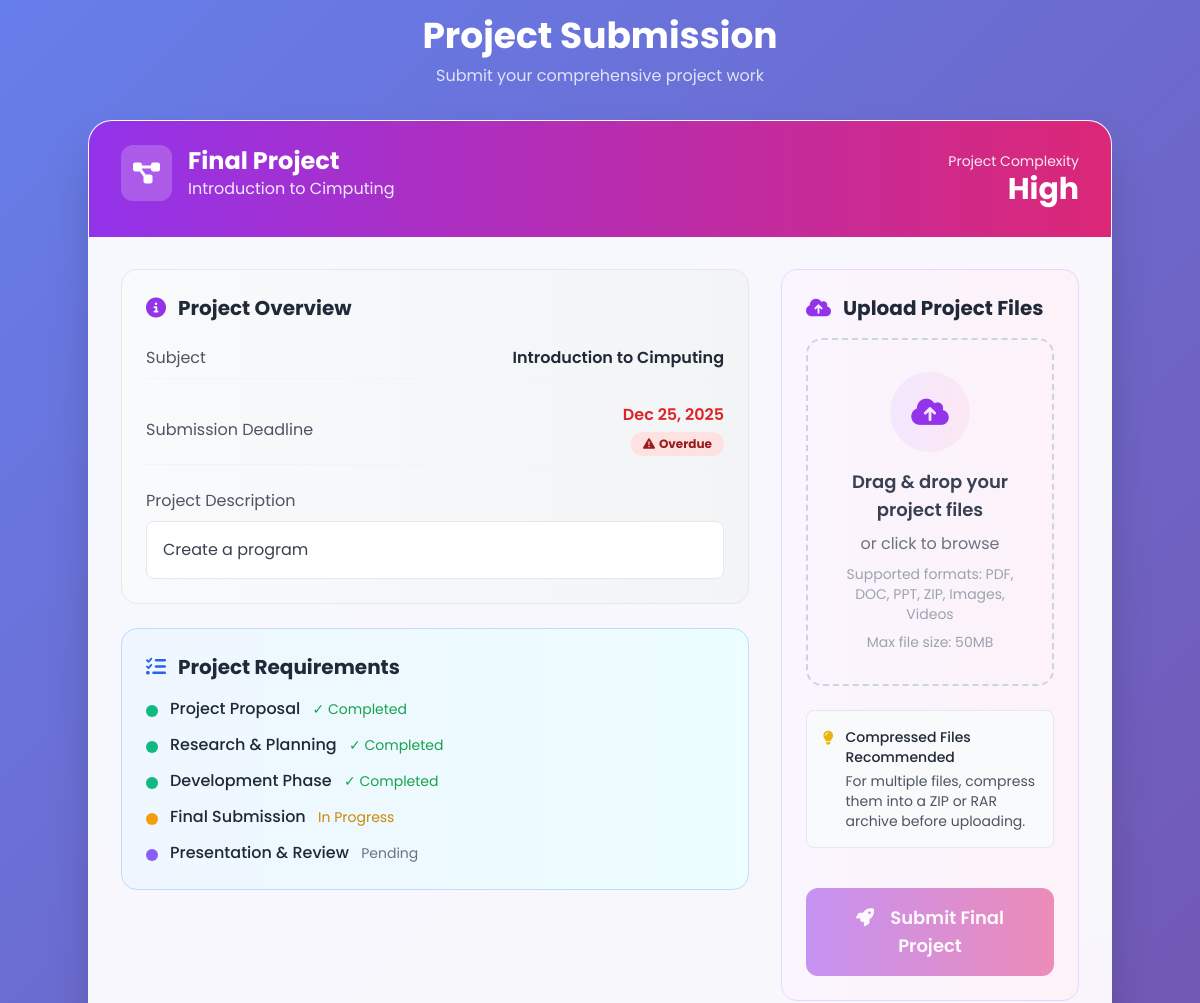
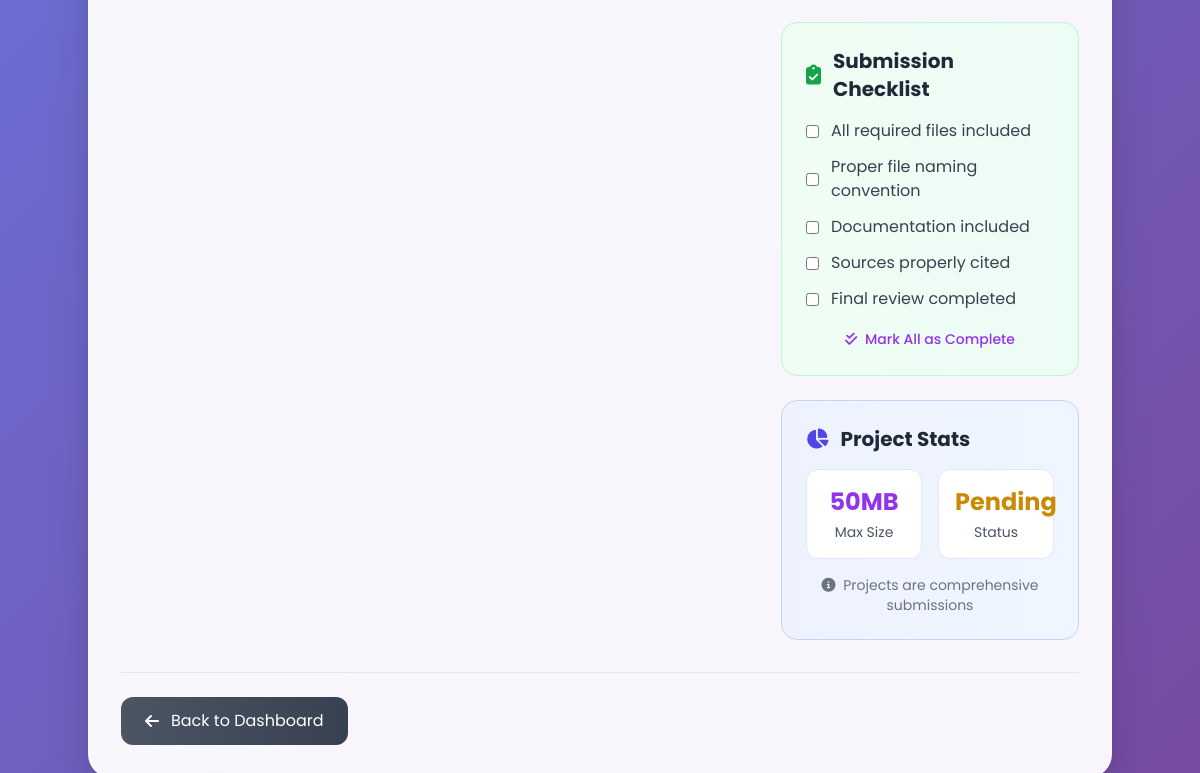
Page /Public/submit_project.php?id=2 (signed in) on the committed database (2 pictures, top to bottom).
### tables this page shows
CREATE TABLE `projects` (
  `id` int(11) NOT NULL,
  `subject_id` int(11) NOT NULL,
  `title` varchar(255) DEFAULT NULL,
  `name` varchar(255) NOT NULL,
  `description` text DEFAULT NULL,
  `due_date` date DEFAULT NULL,
  `created_by` int(11) DEFAULT NULL,
  `created_at` timestamp NOT NULL DEFAULT current_timestamp(),
  `total_points` int(11) DEFAULT 100,
  `is_active` tinyint(4) DEFAULT 1,
  `updated_at` timestamp NOT NULL DEFAULT current_timestamp()
);

CREATE TABLE `subjects` (
  `id` int(11) NOT NULL,
  `name` varchar(100) NOT NULL,
  `code` varchar(100) NOT NULL,
  `description` varchar(200) NOT NULL,
  `teacher_id` int(11) NOT NULL,
  `created_at` timestamp NOT NULL DEFAULT current_timestamp(),
  `updated_at` datetime NOT NULL DEFAULT current_timestamp(),
  `is_active` tinyint(4) DEFAULT 1
);

### Public/submit_project.php (the view, shortened to what this page needs)
<?php
require_once __DIR__ . '/../includes/auth.php';
$student_id = $_SESSION['user']['id'];
$project_id = $_GET['id'] ?? null;
$stmt = $pdo->prepare("SELECT p.*, s.name as subject_name FROM projects p JOIN subjects s ON p.subject_id = s.id WHERE p.id = ?");
$stmt->execute([$project_id]);
$project = $stmt->fetch();
$subject_id = $project['subject_id'];
$stmt = $pdo->prepare("SELECT * FROM submissions WHERE student_id = ? AND project_id = ? ORDER BY created_at DESC LIMIT 1");
$stmt->execute([$student_id, $project_id]);
$existing_submission = $stmt->fetch();
?>
<!DOCTYPE html>
<html lang="en">
<head>
    <script src="https://cdn.tailwindcss.com"></script>
    <link rel="stylesheet" href="https://cdnjs.cloudflare.com/ajax/libs/font-awesome/6.4.0/css/all.min.css">
</head>
<body class="min-h-screen flex items-center justify-center p-4">
    <div class="w-full max-w-5xl">
        <div class="mb-8 text-center">
            <h1 class="text-4xl font-bold text-white mb-2">Project Submission</h1>
            <p class="text-white/80">Submit your comprehensive project work</p>
        </div>
        <div class="glass-card rounded-3xl shadow-2xl overflow-hidden slide-in">
            <div class="bg-gradient-to-r from-purple-600 to-pink-600 px-8 py-6 text-white">
                <div class="flex justify-between items-center">
                    <div>
                        <div class="flex items-center mb-3">
                            <div class="bg-white/20 p-3 rounded-xl mr-4">
                                <i class="fas fa-project-diagram text-2xl"></i>
                            </div>
                            <div>
                                <h2 class="text-2xl font-bold"><?= htmlspecialchars($project['name']) ?></h2>
                                <p class="text-purple-100"><?= htmlspecialchars($project['subject_name']) ?></p>
                            </div>
                        </div>
                    </div>
                    <div class="text-right">
                        <div class="text-sm opacity-90">Project Complexity</div>
                        <div class="text-3xl font-bold">High</div>
                    </div>
                </div>
            </div>
            <div class="p-8">
                <div class="grid grid-cols-1 lg:grid-cols-3 gap-8">
                    <div class="lg:col-span-2 space-y-6">
                        <div class="bg-gradient-to-r from-gray-50 to-gray-100 p-6 rounded-2xl border border-gray-200">
                            <h3 class="text-xl font-bold text-gray-800 mb-4 flex items-center">
                                <i class="fas fa-info-circle text-purple-600 mr-3"></i>
                                Project Overview
                            </h3>
                            <div class="space-y-4">
                                <div class="flex justify-between items-center py-2 border-b border-gray-100">
                                    <span class="text-gray-600">Subject</span>
                                    <span class="font-semibold text-gray-800"><?= htmlspecialchars($project['subject_name']) ?></span>
                                </div>
                                <?php if($project['due_date']):
                                    $due_date = strtotime($project['due_date']);
                                    $is_overdue = $due_date < time();
                                ?>
                                <div class="flex justify-between items-center py-2 border-b border-gray-100">
                                    <span class="text-gray-600">Submission Deadline</span>
                                    <div class="text-right">
                                        <span class="font-semibold <?= $is_overdue ? 'text-red-600' : 'text-purple-600' ?>">
                                            <?= date('M d, Y', $due_date) ?>
                                        </span>
                                        <div class="mt-1">
                                            <?php if($is_overdue): ?>
                                                <span class="inline-flex items-center px-3 py-1 rounded-full text-xs font-bold bg-red-100 text-red-800 due-date-badge">
                                                    <i class="fas fa-exclamation-triangle mr-1"></i>
                                                    Overdue
                                                </span>
                                            <?php endif; ?>
                                        </div>
                                    </div>
                                </div>
                                <?php endif; ?>
                                <?php if($project['description']): ?>
                                <div class="pt-2">
                                    <div class="text-gray-600 mb-2">Project Description</div>
                                    <div class="bg-white p-4 rounded-lg border border-gray-200 text-gray-700 max-h-60 overflow-y-auto">
                                        <?= nl2br(htmlspecialchars($project['description'])) ?>
                                    </div>
                                </div>
                                <?php endif; ?>
                            </div>
                        </div>
                        <div class="bg-gradient-to-r from-blue-50 to-cyan-50 p-6 rounded-2xl border border-blue-200">
                            <h3 class="text-xl font-bold text-gray-800 mb-4 flex items-center">
                                <i class="fas fa-list-check text-blue-600 mr-3"></i>
                                Project Requirements
                            </h3>
                            <div class="space-y-3">
                                <div class="phase-indicator completed">
                                    <span class="font-medium text-gray-800">Project Proposal</span>
                                    <span class="text-sm text-green-600 ml-2">✓ Completed</span>
                                </div>
                                <div class="phase-indicator completed">
                                    <span class="font-medium text-gray-800">Research & Planning</span>
                                    <span class="text-sm text-green-600 ml-2">✓ Completed</span>
                                </div>
                                <div class="phase-indicator completed">
                                    <span class="font-medium text-gray-800">Development Phase</span>
                                    <span class="text-sm text-green-600 ml-2">✓ Completed</span>
                                </div>
                                <div class="phase-indicator current">
                                    <span class="font-medium text-gray-800">Final Submission</span>
                                    <span class="text-sm text-yellow-600 ml-2">In Progress</span>
                                </div>
                                <div class="phase-indicator">
                                    <span class="font-medium text-gray-800">Presentation & Review</span>
                                    <span class="text-sm text-gray-500 ml-2">Pending</span>
                                </div>
                            </div>
                        </div>
                    </div>
                    <div class="space-y-6">
                        <div class="bg-gradient-to-r from-purple-50 to-pink-50 p-6 rounded-2xl border border-purple-200">
                            <h3 class="text-xl font-bold text-gray-800 mb-4 flex items-center">
                                <i class="fas fa-cloud-upload-alt text-purple-600 mr-3"></i>
                                Upload Project Files
                            </h3>
                            <form method="POST" enctype="multipart/form-data" id="uploadForm" class="space-y-6">
                                <div id="fileUploadArea" class="file-upload-area p-8 text-center cursor-pointer transition-all duration-300">
                                    <div id="uploadIcon" class="mx-auto mb-4">
                                        <div class="w-20 h-20 bg-gradient-to-r from-purple-100 to-pink-100 rounded-full flex items-center justify-center mx-auto pulse-animation">
                                            <i class="fas fa-cloud-upload-alt text-purple-600 text-3xl"></i>
                                        </div>
                                    </div>
                                    <div id="uploadText" class="space-y-2">
                                        <p class="text-lg font-semibold text-gray-700">Drag & drop your project files</p>
                                        <p class="text-gray-500">or click to browse</p>
                                        <p class="text-sm text-gray-400 mt-4">Supported formats: PDF, DOC, PPT, ZIP, Images, Videos</p>
                                        <p class="text-sm text-gray-400">Max file size: 50MB</p>
                                    </div>
                                </div>
                                <div class="text-sm text-gray-600 bg-gray-50 p-4 rounded-lg border border-gray-200">
                                    <div class="flex items-start">
                                        <i class="fas fa-lightbulb text-yellow-500 mt-1 mr-3"></i>
                                        <div>
                                            <p class="font-medium text-gray-800 mb-1">Compressed Files Recommended</p>
                                            <p class="text-gray-600">For multiple files, compress them into a ZIP or RAR archive before uploading.</p>
                                        </div>
                                    </div>
                                </div>
                                <div class="pt-4">
                                    <button type="submit" id="submitBtn" class="btn-glow w-full bg-gradient-to-r from-purple-600 to-pink-600 text-white px-6 py-4 rounded-xl font-semibold text-lg hover:from-purple-700 hover:to-pink-700 transition disabled:opacity-50 disabled:cursor-not-allowed">
                                        <i class="fas fa-rocket mr-3"></i>
                                        <?= $existing_submission ? 'Resubmit Project' : 'Submit Final Project' ?>
                                    </button>
                                </div>
                            </form>
                        </div>
                        <div class="bg-gradient-to-r from-green-50 to-emerald-50 p-6 rounded-2xl border border-green-200">
                            <h3 class="text-xl font-bold text-gray-800 mb-4 flex items-center">
                                <i class="fas fa-clipboard-check text-green-600 mr-3"></i>
                                Submission Checklist
                            </h3>
                            <div class="space-y-3" id="checklist">
                                <label class="flex items-center space-x-3 cursor-pointer">
                                    <input type="checkbox" class="rounded text-purple-600 focus:ring-purple-500">
                                    <span class="text-gray-700">All required files included</span>
                                </label>
                                <label class="flex items-center space-x-3 cursor-pointer">
                                    <input type="checkbox" class="rounded text-purple-600 focus:ring-purple-500">
                                    <span class="text-gray-700">Proper file naming convention</span>
                                </label>
                                <label class="flex items-center space-x-3 cursor-pointer">
                                    <input type="checkbox" class="rounded text-purple-600 focus:ring-purple-500">
                                    <span class="text-gray-700">Documentation included</span>
                                </label>
                                <label class="flex items-center space-x-3 cursor-pointer">
                                    <input type="checkbox" class="rounded text-purple-600 focus:ring-purple-500">
                                    <span class="text-gray-700">Sources properly cited</span>
                                </label>
                                <label class="flex items-center space-x-3 cursor-pointer">
                                    <input type="checkbox" class="rounded text-purple-600 focus:ring-purple-500">
                                    <span class="text-gray-700">Final review completed</span>
                                </label>
                            </div>
                            <div class="mt-4 text-center">
                                <button onclick="checkAll()" class="text-sm text-purple-600 hover:text-purple-800 font-medium">
                                    <i class="fas fa-check-double mr-1"></i>
                                    Mark All as Complete
                                </button>
                            </div>
                        </div>
                        <div class="bg-gradient-to-r from-indigo-50 to-blue-50 p-6 rounded-2xl border border-indigo-200">
                            <h3 class="text-xl font-bold text-gray-800 mb-4 flex items-center">
                                <i class="fas fa-chart-pie text-indigo-600 mr-3"></i>
                                Project Stats
                            </h3>
                            <div class="grid grid-cols-2 gap-4">
                                <div class="text-center p-4 bg-white rounded-xl border border-indigo-100">
                                    <div class="text-2xl font-bold text-purple-600">50MB</div>
                                    <div class="text-sm text-gray-600 mt-1">Max Size</div>
                                </div>
                                <div class="text-center p-4 bg-white rounded-xl border border-indigo-100">
                                    <div class="text-2xl font-bold <?= $existing_submission ? 'text-green-600' : 'text-yellow-600' ?>">
                                        <?= $existing_submission ? 'Submitted' : 'Pending' ?>
                                    </div>
                                    <div class="text-sm text-gray-600 mt-1">Status</div>
                                </div>
                            </div>
                            <div class="mt-4 text-center text-sm text-gray-500">
                                <i class="fas fa-info-circle mr-1"></i>
                                Projects are comprehensive submissions
                            </div>
                        </div>
                    </div>
                </div>
                <div class="mt-8 pt-6 border-t border-gray-200 flex flex-col sm:flex-row justify-between items-center space-y-4 sm:space-y-0">
                    <a href="student_dashboard.php?subject_id=<?= $subject_id ?>" class="inline-flex items-center px-6 py-3 bg-gradient-to-r from-gray-600 to-gray-700 text-white rounded-xl hover:from-gray-700 hover:to-gray-800 transition">
                        <i class="fas fa-arrow-left mr-3"></i>
                        Back to Dashboard
                    </a>
                </div>
            </div>
        </div>
    </div>
</body>
</html>

### rows in the picture
projects: name "Final Project", subject.name "Introduction to Cimputing", due_date "Dec 25, 2025", description "Create a program"
